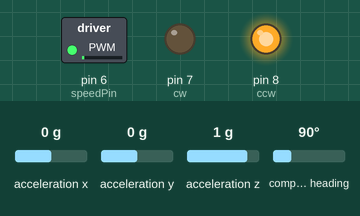
The sketch below on a simulated Arduino Uno, built with avr-gcc and run on an emulated ATmega328P. Shown: switched loads named in the sketch (green lamp = pin HIGH), output pins drawn as LEDs (lit = HIGH). Inputs (shaded band) come from the test bench; at power-on: compass heading 90°, acceleration x 0 g, acceleration y 0 g, acceleration z 1 g.

Above: at 6.2 s.
6.3 s: compass heading set to 28°
At 7.5 s:
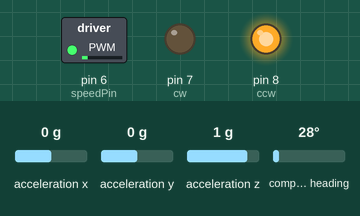
7.8 s: compass heading set to 23°
At 8.0 s:
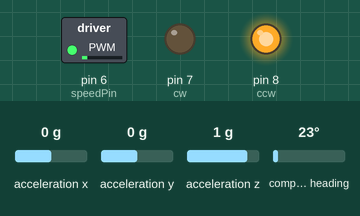
10.8 s: compass heading set to 90°
12.3 s: compass heading set to 180°
At 13.4 s:
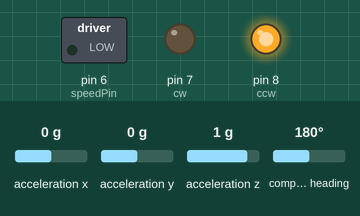
13.8 s: compass heading set to 186°
At 15.0 s:
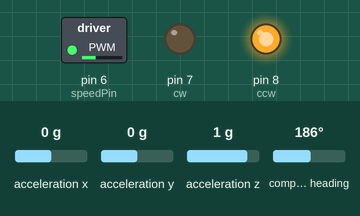
Timing chart, 0 to 16.4 s (numbered marks = the images above; inputs shaded):
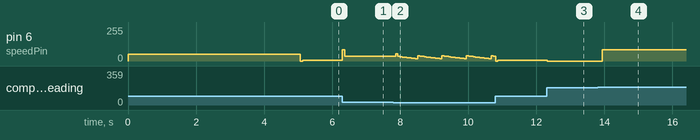

The sketch:

main.ino
```cpp
#include <Wire.h>
#include <Adafruit_Sensor.h>
#include <Adafruit_BNO055.h>
#include <utility/imumaths.h>
#include <SoftwareSerial.h>

/* Define pins */
int speedPin = 6;
int cw = 7;
int ccw = 8;
// Connect SCL from BNO055 to A5
// Connect SDA from BNO055 to A4

/* Initialize some variables */
float PWMval; // PWM value sent to motor, output from PID controller
float idlePWM;  // PWM value for idle speed
float maxPWM; // Maximum allowable PWM value
float theta;  // Angular position of system (x-axis Euler angle)
float delay_time; // Delay time in loop
int target_quad;  // Quadrant target position is located in
float targetTheta;  // Target position
float devTheta; // Allowable deviation from the target
int a_motor;  // Flag to assign motor acceleration direction. Either 0 (sys needs to go ccw) or 1 (sys needs to go cw)
float error;  // Distance between current postion and target position

/* Define the BNO055 IMU */
Adafruit_BNO055 bno = Adafruit_BNO055(55, 0x28);

/* Setup bluetooth connection */
SoftwareSerial BT(4, 5); // RX,TX


/**************************************************************************/
/*
    Function to calculate error (distance betweeen current and target position
    TODO: Add case where target position is not in quadrant 1
*/
/**************************************************************************/


/* Calculates the distance between the current angle and the target angle */
float computeError(){

  /* Error calculation when system needs to spin ccw (a_motor == 0) and target in quad 1 */
  if (a_motor == 0){
    if (target_quad == 1){
      if (theta > 0){
        error = theta - targetTheta;
      }
      else if (theta < 0){
        error = ((180 - targetTheta) + (180 + theta));
      }
    }

  } // END case where a_motor == 0

  /* Error calculation when system needs to spin cw (a_motor == 1) and target in quad 1 */
  else if (a_motor == 1){
    if (target_quad == 1){
      if (theta > 0){
        error = targetTheta - theta;
      }
      else if (theta < 0){
        error = abs(theta - targetTheta);
      }
    }


  }//END case where a_motor == 1

  return error;
}//END FUNCTION


/**************************************************************************/
/*
    Setup PID controller
*/
/**************************************************************************/

/* Define PID constants */
float kp = 0.5;
float ki = 0.1;
float kd = 3.5;

float intError, drvError, lastError;
int intCount = 0;

float computePID(){

  /* Calculate errors */
  error = computeError();  // Error = distance from target position

  /* Only accumulate intergral error when the proportional error is small */
  if (error < 25){
    intError += error;  // Integral error
    intCount ++;
    if (intCount > 10){
      intError = 0;
      intCount = 0;
    }
  }
  else{
    intError = 0;
  }

  drvError = (error - lastError); // Derivative error

  /* Calculate output (PWM value) */
  PWMval = kp*error + ki*intError + kd*drvError;

  /* Store previous error */
  lastError = error;

  /* Return the PWM valute */
  return PWMval;

}


/**************************************************************************/
/*
    Arduino setup function
*/
/**************************************************************************/
void setup(void){

  /* Begin serial communication for bluetooth module */
  BT.begin(9600);

  /* Give some values to variables */
  idlePWM = 50; //50
  targetTheta = 1.0;
  devTheta = 2.0;
  delay_time = 50;
  maxPWM = 85; //85

  /* Initialize motor control pins */
  pinMode(speedPin,OUTPUT);
  pinMode(cw,OUTPUT);
  pinMode(ccw,OUTPUT);

  /* Set motor to idle */
  PWMval = idlePWM;
  analogWrite(speedPin,idlePWM);
  digitalWrite(ccw,HIGH);

  /* Initialize the IMU */
  if(!bno.begin())
  {
    /* BNO055 not detected */
    BT.print("No BNO055 detected. Check wiring");
    while(1); // Loops forever doing nothing if BNO055 is not detected
  }

  /* Wait for motor to reach idle speed */
  delay(5000);

}//END SETUP


/**************************************************************************/
/*
    Function to determine the required direction of the motor's accerlation
*/
/**************************************************************************/

void motorSign(){

  int opp;  // Angle opposite the target angle

  if ((targetTheta >= 0) && (targetTheta <= 90)){ // Target in quadrant 1 (including 0 and 90 degrees)
    opp = targetTheta - 180;
    target_quad = 1;
    if ((theta < 0) && (theta < opp)){
      a_motor = 0;   // want sys to spin ccw, 0 means negative motor accerlation
    }
    else if ((theta > targetTheta) && (theta < 180)){
      a_motor = 0;  // want sys to spin ccw, 0 means negative motor acceleration
    }
    else{
      a_motor = 1;  // want sys to spin cw, 1 means positive motor acceleration
    }
  }

  else if ((targetTheta < 0) && (targetTheta > -90)){ // Target in quadrant 2
    opp = targetTheta + 180;
    target_quad = 2;
    if ((theta > 0) && (theta < opp)){
      a_motor = 0;  // want sys to spin ccw, 1 means negative motor acceleration
    }
    else if ((theta < 0) && (theta > targetTheta)){
      a_motor = 0;  // want sys to spin ccw
    }
    else{
      a_motor = 1;
    }
  }

  else if ((targetTheta < -90) && (targetTheta > -180)){ // Target in quadrant 3
    opp = targetTheta + 180;
    target_quad = 3;
    if ((theta > 0) && (theta < opp)){
      a_motor = 0;  // want sys to spin ccw
    }
    else if ((theta < 0) && (theta > targetTheta)){
      a_motor = 0;  // want sys to spin ccw
    }
    else{
      a_motor = 1;  // want sys to spin cw
    }
  }

  else{  // Target is in quadrant 4
    opp = targetTheta - 180;
    target_quad = 4;
    if ((theta > 0) && (theta > targetTheta)){
      a_motor = 0;  // want sys to spin ccw
    }
    else if ((theta < 0) && (theta < opp)){
      a_motor = 0;  // want sys to spin ccw
    }
    else{
      a_motor = 1;  // want sys to spin cw
    }
  }
}


/**************************************************************************/
/*
    Arduino loop function
*/
/**************************************************************************/
void loop(void){

  /* Get Euler angle vectors from the IMU */
  imu::Vector<3> euler = bno.getVector(Adafruit_BNO055::VECTOR_EULER);

  /* Get current angular position (x axis Euler angle) and restrict domain between -180 and 180, (CW+, CCW-) */
  theta = euler.x();
  if (theta > 180){
    theta = theta - 360;
  }

  /* Print some values */
  BT.print(theta);
  BT.print(",");
  BT.print(millis());
  BT.println("");

  /* Run functions to compute current error and required direction of the motor's acceleration */
  motorSign();
  error = computeError();

  delay(delay_time);

  /* While the current angle is outside the target range, run feedback loop to bring system back to target */
  while (error > devTheta){

    /* Get current position, same at before */
    imu::Vector<3> euler = bno.getVector(Adafruit_BNO055::VECTOR_EULER);
    theta = euler.x();
    if (theta > 180){
      theta = theta - 360;
    }

    /* Calculate the direction motor needs to spin, the error, then calculate PWMval (PID output) with PID controller */
    motorSign();
    error = computeError();
    PWMval = computePID();

    /* Reaction wheel will spin up or spin down accordingly */
    if (a_motor == 0){
      PWMval = idlePWM - PWMval;
    }
    else if (a_motor == 1){
      PWMval = idlePWM + PWMval;
    }

    /* Restrict the PWM value to be postive and less than the pre-defined maximum */
    if (PWMval > maxPWM){
      PWMval = maxPWM;
    }
    else if (PWMval < 0){
      PWMval = 0;
    }

    /* Send new PWM value to motor */
    analogWrite(speedPin,PWMval);

    /* Print some values */
    BT.print(theta);
    BT.print(",");
    BT.print(millis());
    BT.println("");

    delay(delay_time);
}

}//END LOOP
```

Measured:
- the behaviour switches between 180 and 181° on compass heading (found by bisection; images 3 and 4)
- after the input at 6.3 s, pin 6 (speedPin): 5/255 → 85/255 at once, → 36/255 0.07 s later
- after the input at 7.8 s, pin 6 (speedPin): 36/255 → 54/255 after 0.06 s, then repeats every 0.72 s: 34/255 0.07 s, 32/255 0.07 s, 30/255 0.07 s, 28/255 0.07 s, 25/255 0.07 s, 23/255 0.07 s, 21/255 0.07 s, 19/255 0.07 s, 17/255 0.07 s, 39/255 0.07 s, 36/255 0.07 s
- after the input at 12.3 s, pin 6 (speedPin): 5/255 → 0/255 at once
- after the input at 13.8 s, pin 6 (speedPin): 0/255 → 85/255 after 0.13 s
